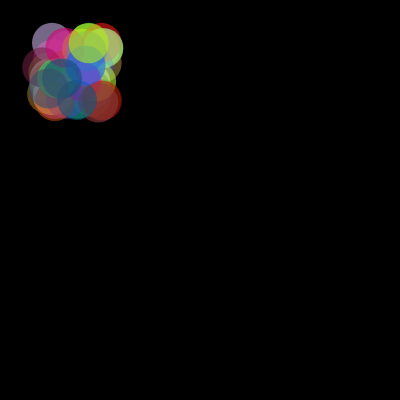
Frame 1 (no input)
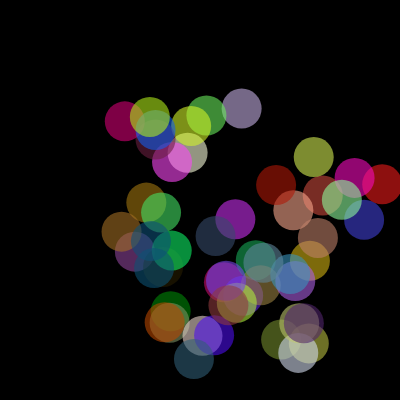
Frame 60 (no input)
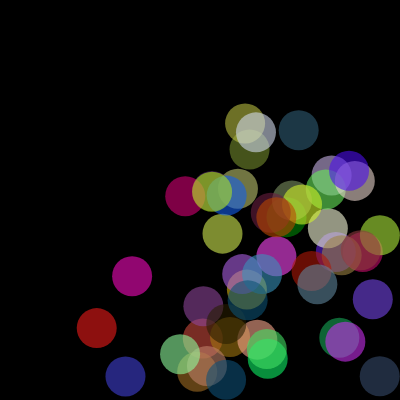
Frame 120 (the mouse pressed at the canvas centre since frame 60)

The p5.js sketch that drew these frames (run headless with seeded random() and noise() and a simulated clock; from frame 60 on, the mouse is pressed at the canvas centre):

// p5.js sketch
// ── sketch.js
var balls = []

function setup() {
    createCanvas(400, 400);
    for (i = 0; i < 50; i++) {
        balls[i] = new Ball(random(40,100),random(40,100));
    }
    
}

function draw() {
    background(0);
    for (i = 0; i < balls.length; i++) {
        balls[i].checkCollision();
        balls[i].draw()
    }
    
}

function Ball(x, y) {
    this.x = x;
    this.y = y;
    this.radius = 20;
    this.speed = {
        x: random(1,5),
        y: random(1,5)
    };
    this.color = { r: random(0,255), g: random(0,255), b: random(0,255) }
    
    this.draw = function() {
        this.x += this.speed.x;
        this.y += this.speed.y
        fill(this.color.r, this.color.g, this.color.b, 150);
        noStroke();
        ellipse(this.x, this.y, this.radius * 2);
        stroke(255,0,0);
    }
    
    this.checkCollision = function() {
        //Right|Left margin
        if (this.x + this.radius > width ||
           this.x - this.radius <= 0) {
            this.speed.x = - this.speed.x;
        }
        
        
        //Top|Bottom Margin
        if (this.y - this.radius <= 0 ||
           this.y + this.radius >= height) {
            this.speed.y = - this.speed.y;
        }
    }
}
